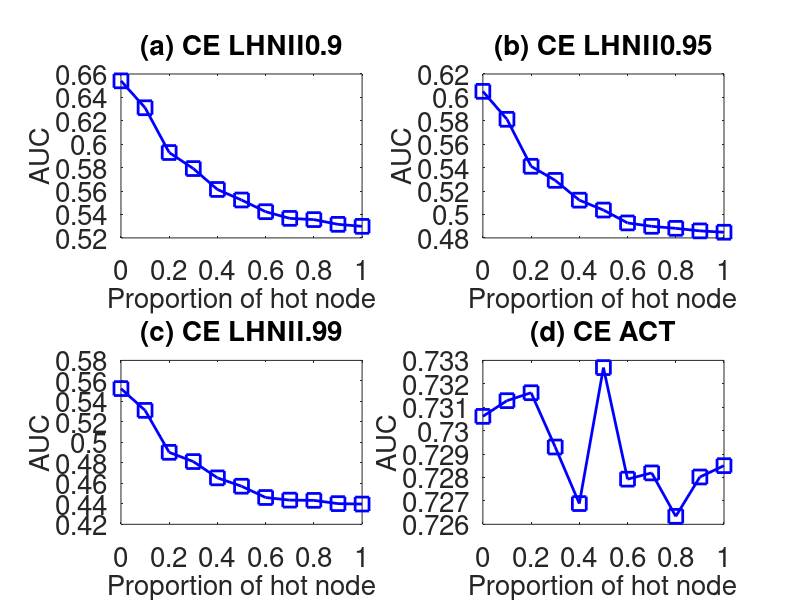

Recreate this plot in MATLAB.
subplot(2,2,1);
x=0:0.1:1;
y=[0.6541362
0.6311576
0.5929236
0.5792168
0.5613608
0.5523746
0.54237
0.5366816
0.5356286
0.5315872
0.529864

];
plot(x,y,'-bs','LineWidth',2,'MarkerSize',10);
set(gca,'FontSize',20);
xlabel('Proportion of hot node','fontsize',20);
ylabel('AUC','fontsize',20);
title('(a) CE LHNII0.9','fontsize',20);

subplot(2,2,2);
x=0:0.1:1;
y=[0.605176
0.5812964
0.5411674
0.529148
0.5122332
0.5037878
0.49279
0.4898916
0.4881632
0.4859912
0.4848356
];
plot(x,y,'-bs','LineWidth',2,'MarkerSize',10);
set(gca,'FontSize',20);
xlabel('Proportion of hot node','fontsize',20);
ylabel('AUC','fontsize',20);
title('(b) CE LHNII0.95','fontsize',20);

subplot(2,2,3);
x=0:0.1:1;
y=[0.5524788
0.531211
0.49027
0.4812396
0.4653444
0.4571764
0.446164
0.4436164
0.4433768
0.440189
0.4397784

];
plot(x,y,'-bs','LineWidth',2,'MarkerSize',10);
set(gca,'FontSize',20);
xlabel('Proportion of hot node','fontsize',20);
ylabel('AUC','fontsize',20);
title('(c) CE LHNII.99','fontsize',20);


subplot(2,2,4);
x=0:0.1:1;
y=[0.7306092
0.7312804
0.7316192
0.7293012
0.7268856
0.732692
0.7279276
0.7281952
0.72634
0.7280208
0.7285048
];
plot(x,y,'-bs','LineWidth',2,'MarkerSize',10);
set(gca,'FontSize',20);
xlabel('Proportion of hot node','fontsize',20);
ylabel('AUC','fontsize',20);
title('(d) CE ACT','fontsize',20);
